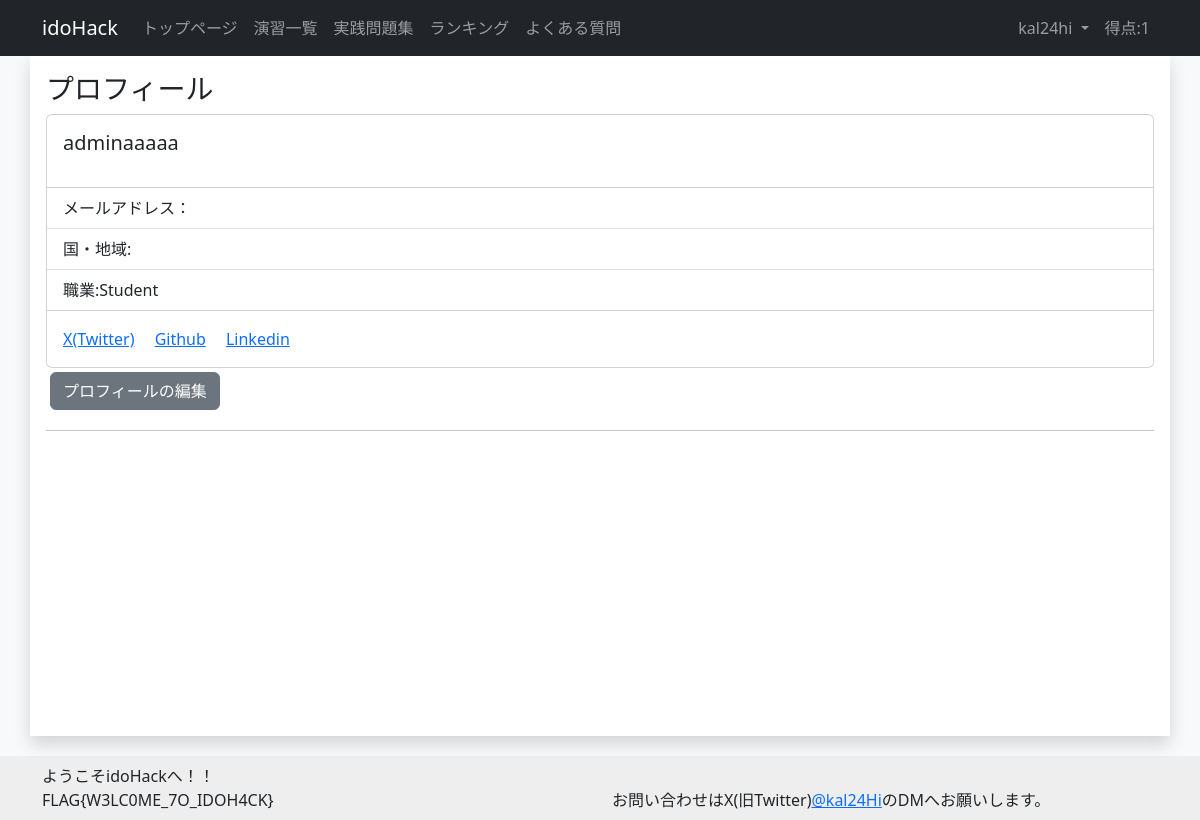
Page /profile/adminaaaaa (signed in) on the committed database.
### account/models.py (models this page shows)
class CustomUser(AbstractUser):
    uuid = models.UUIDField(default=uuid.uuid4, editable=False, unique=True, verbose_name="UUID") # ユーザのUUID
    total_score = models.IntegerField(default=0, verbose_name="総得点") # ユーザの総得点
    biography = models.TextField(max_length=500, blank=True, verbose_name="自己紹介") # ユーザの自己紹介
    twitter_url = models.URLField(max_length=200, blank=True, verbose_name="TwitterURL") # ユーザのTwitterのURL
    github_url = models.URLField(max_length=200, blank=True, verbose_name="GitHubURL") # ユーザのGitHubのURL
    linkedin_url = models.URLField(max_length=200, blank=True, verbose_name="LinkedInURL") # ユーザのLinkedInのURL
    country = models.CharField(max_length=100, blank=True, verbose_name="国籍") # ユーザの国籍
    occupation = models.CharField(max_length=50, verbose_name="職業", choices=(('Student', '学生'),
                                          ('teacher', '教員'),
                                          ('SecurityEngineer', 'セキュリティエンジニア'),
                                          ('IT', 'IT職'),
                                          ('other', 'その他')))
    is_active = models.BooleanField(default=True, verbose_name="アクティブユーザ") # ユーザがアクティブかどうか
    is_staff = models.BooleanField(default=False, verbose_name="スタッフユーザ") # ユーザがスタッフかどうか
    is_writer = models.BooleanField(default=False, verbose_name="作問ユーザ") # ユーザが作問者かどうか

### account/views.py (the view)
# urls.py: path('profile/<str:playername>', views.ProfileView.as_view(), name='profile'),
class ProfileView(LoginRequiredMixin, ListView):
    model = CustomUser
    template_name = 'account/profile.html'
    context_object_name = 'profile_list'
    def get_queryset(self):
        if CustomUser.objects.filter(username=self.kwargs['playername']).exists():
            return CustomUser.objects.filter(username=self.kwargs['playername'])
        else:
            return CustomUser.objects.filter(username=self.request.user.username)

### templates/account/profile.html (shortened to what this page needs)
{% extends "base.html" %}
{% block content %}
<h3>プロフィール</h3>
<div class="card">
  <div class="card-body">
    <h5 class="card-title">{{profile_list.0.username}}</h5>
  </div>
  <ul class="list-group list-group-flush">
    <li class="list-group-item">メールアドレス：{{profile_list.0.email}}</li>
    <li class="list-group-item">国・地域:{{profile_list.0.country}}</li>
    <li class="list-group-item">職業:{{profile_list.0.occupation}}</li>
  </ul>
  <div class="card-body">
    <a href="{{profile_list.0.twitter_url}}" class="card-link">X(Twitter)</a>
    <a href="{{profile_list.0.github_url}}" class="card-link">Github</a>
    <a href="{{profile_list.0.linkedin_url}}" class="card-link">Linkedin</a>
  </div>
</div>
<a class="btn btn-secondary m-1" href="{%url 'profile_edit' %}" role="button">プロフィールの編集</a>
{% endblock %}

### templates/base.html (shortened to what this page needs)
{% load static %}
<!DOCTYPE html>
<html style="height: 100%;">
<head>
    <link href="{% static 'mdeditor/css/editormd.min.css' %}" rel="stylesheet">
    <link href="{% static 'mdeditor/css/editormd.preview.css' %}" rel="stylesheet">
    <link href="https://cdn.jsdelivr.net/npm/bootstrap@5.3.0/dist/css/bootstrap.min.css" rel="stylesheet"
>
</head>
<body class="bg-light" style="height: 100%;">
<nav class="navbar navbar-expand-lg navbar-dark bg-dark sticky-top">
  <div class="container">
    <a class="navbar-brand " href="#">idoHack</a>
      <div class="collapse navbar-collapse" id="navbarNavDropdown">
        <ul class="navbar-nav me-auto">
          <li class="nav-item">
            <a class="nav-link" href="{%url 'index'%}">トップページ</a>
          </li>
          <li class="nav-item">
            <a class="nav-link" href="{%url 'exercise_list'%}">演習一覧</a>
          </li>
          <li class="nav-item">
            <a class="nav-link" href="{%url 'exercise_detail' 6%}">実践問題集</a>
          </li>
          <li class="nav-item">
            <a class="nav-link" href="{%url 'totalscore_ranking'%}">ランキング</a>
          </li>
          <li class="nav-item">
            <a class="nav-link" href="{%url 'faq'%}">よくある質問</a>
          </li>
        </ul>
        <ul class="navbar-nav">
        {% if user.is_authenticated %}
        <li class="nav-item dropdown">
          <a class="nav-link dropdown-toggle" href="#" role="button" data-bs-toggle="dropdown" aria-expanded="false">
            {{user.username}}
          </a>
        </li>
        <li class="nav-item">
          <a class="nav-link">得点:{{user.total_score}}</a>
        </li>
        {% endif %}
        </ul>
      </div>
  </div>
</nav>
<body>
<div class="container shadow p-3 bg-white" style="min-height: 85%; position: relative;">
    {% block content %}{% endblock content%}
    <hr>
</div>
<div class="p-2" style="background-color:#EEEEEE; margin-top: 20px; margin-bottom: 10%; width: 100%;">
  <div class="container">
    <div class="row">
      <div class="col-md-6">
        ようこそidoHackへ！！</br>
        FLAG{W3LC0ME_7O_IDOH4CK}</br>
      </div>
      <div class="col-md-6">
        お問い合わせはX(旧Twitter)<a href="https://twitter.com/kal24Hi" target="_blank" rel="noopener noreferrer">@kal24Hi</a>のDMへお願いします。
      </div>
    </div>
  </div>
</div>
</body>

### rows in the picture
CustomUser: username "kal24hi", total_score "1"
CustomUser: username "adminaaaaa", occupation "Student"
